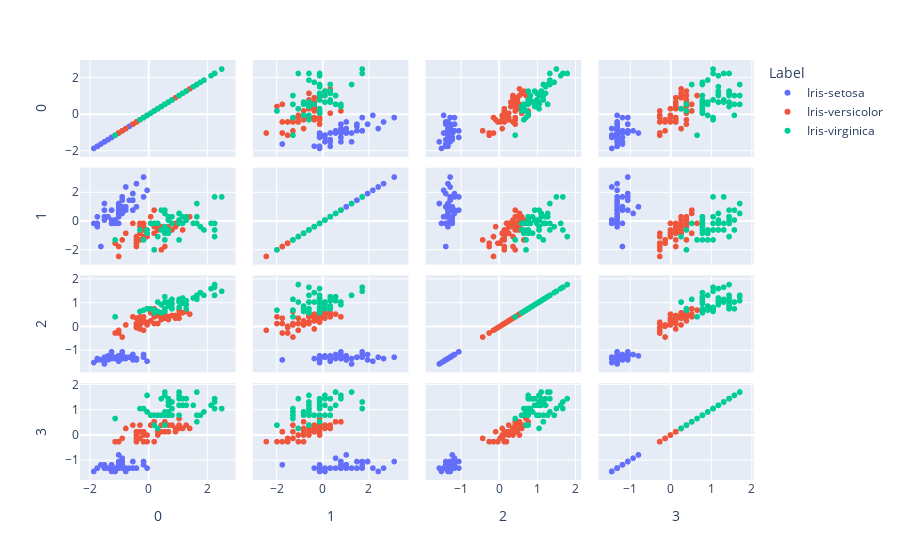

This figure's notebook cell:
### Code cell
#before applying PCA Visualization #Shivesh add this as title
if label==1 and visualization==1:
    features = feats
    fig = px.scatter_matrix(
        scaled,
        dimensions=features,
        color="Label"
    )
    fig.update_traces(diagonal_visible=True)
    fig.show()
